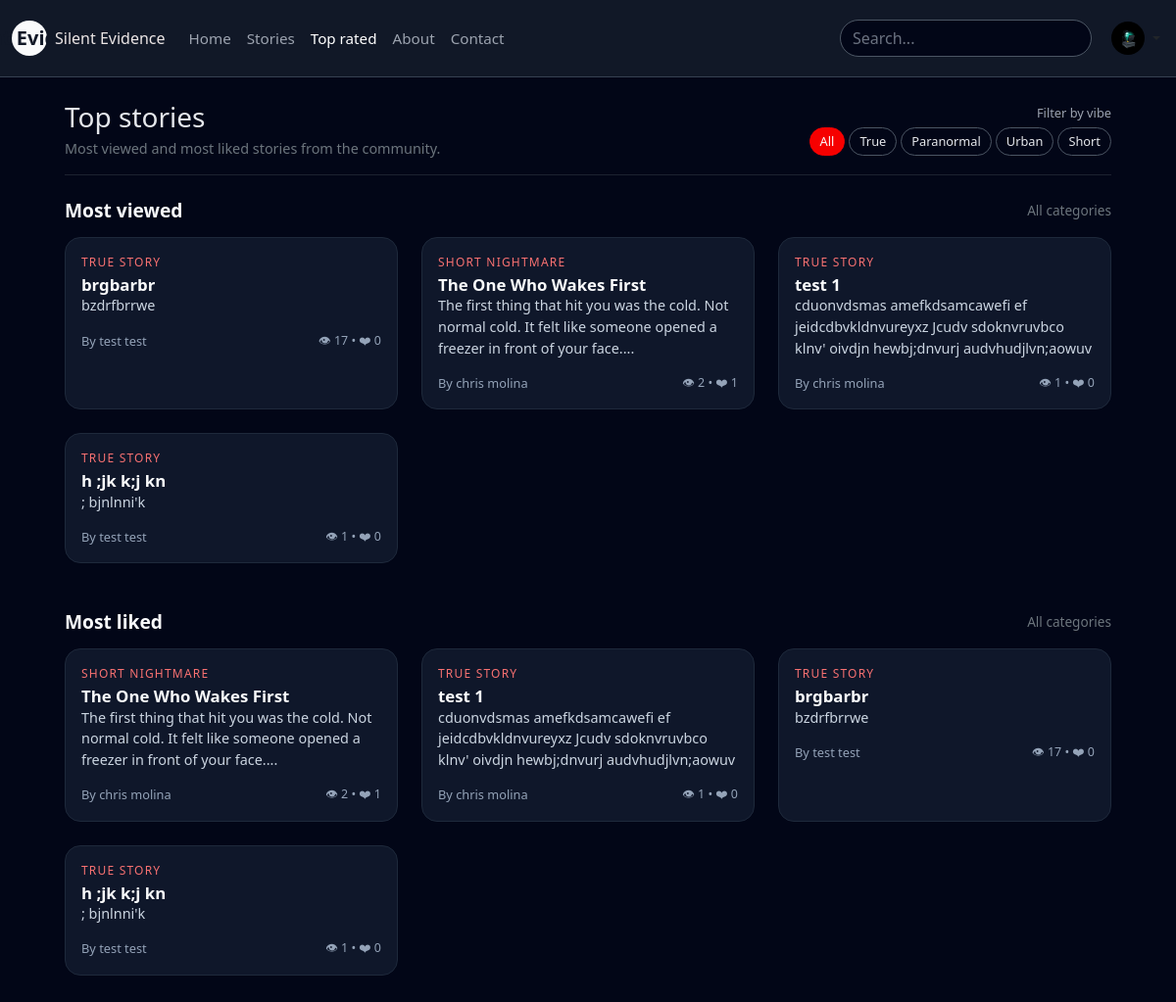
Before: /top.php (signed in) with the older database file.
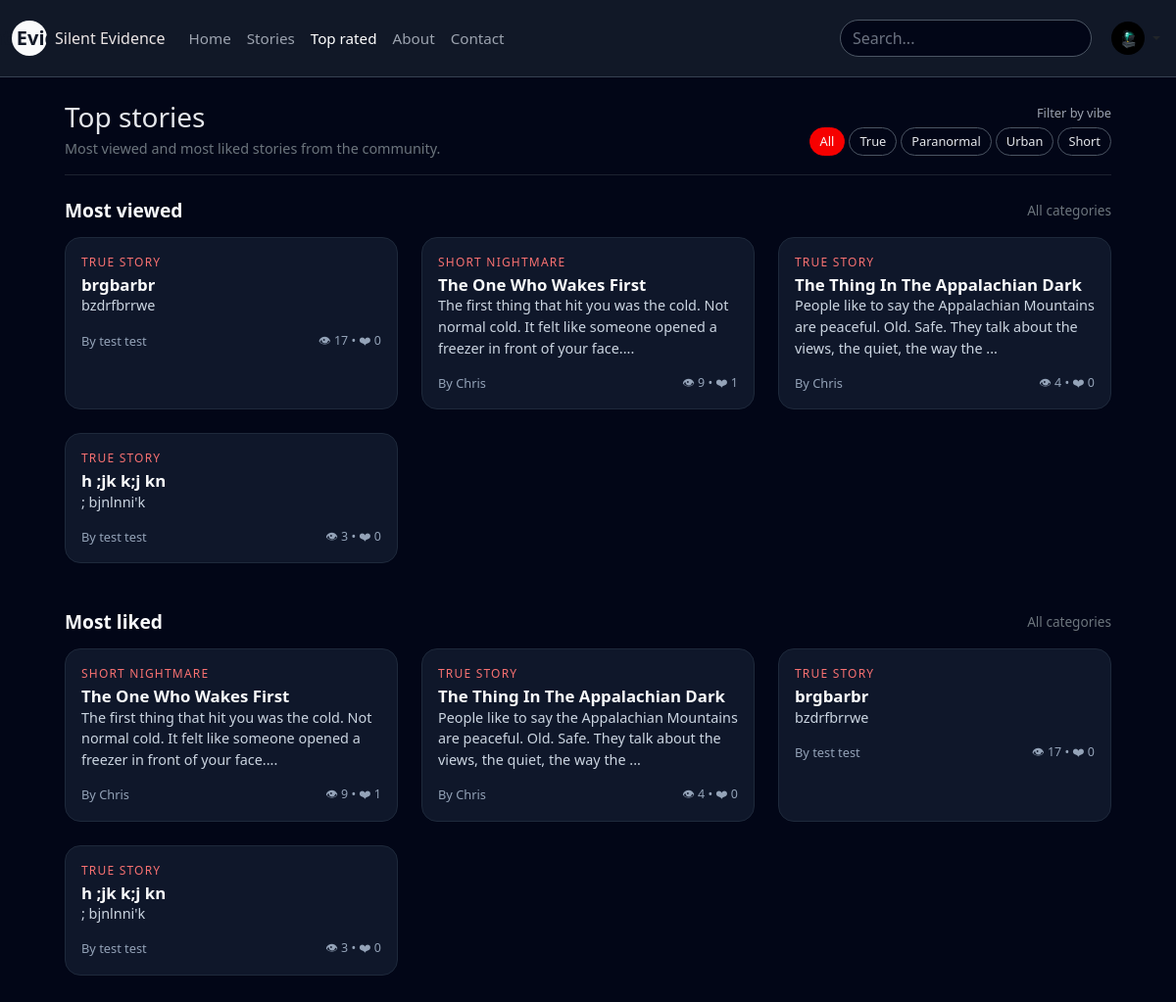
After: the same page with the newer database file.
### tables this page shows
CREATE TABLE `stories` (
  `id` int(10) UNSIGNED NOT NULL,
  `user_id` int(10) UNSIGNED NOT NULL,
  `title` varchar(200) NOT NULL,
  `slug` varchar(220) NOT NULL,
  `category` enum('true','paranormal','urban','short','haunted','ghosts','missing','crime','sleep','forest','night','calls','creatures','abandoned','psychological') NOT NULL DEFAULT 'true',
  `content` longtext NOT NULL,
  `image_path` varchar(255) DEFAULT NULL,
  `is_published` tinyint(1) NOT NULL DEFAULT 1,
  `is_featured` tinyint(1) NOT NULL DEFAULT 0,
  `views` int(10) UNSIGNED NOT NULL DEFAULT 0,
  `likes` int(10) UNSIGNED NOT NULL DEFAULT 0,
  `image` varchar(255) DEFAULT NULL,
  `created_at` datetime NOT NULL DEFAULT current_timestamp(),
  `updated_at` datetime NOT NULL DEFAULT current_timestamp() ON UPDATE current_timestamp()
);

CREATE TABLE `users` (
  `id` int(10) UNSIGNED NOT NULL,
  `username` varchar(50) NOT NULL,
  `email` varchar(190) NOT NULL,
  `password_hash` varchar(255) NOT NULL,
  `display_name` varchar(100) NOT NULL,
  `avatar` varchar(255) DEFAULT NULL,
  `bio` text DEFAULT NULL,
  `role` enum('user','admin') NOT NULL DEFAULT 'user',
  `created_at` datetime NOT NULL DEFAULT current_timestamp(),
  `last_login` datetime DEFAULT NULL
);

### top.php (the view, shortened to what the changed rows need)
<?php
require 'include/db.php';
$where  = "s.is_published = 1";
$params = [];
$sqlViews = "
    SELECT s.id, s.title, s.category, s.content, s.created_at, s.views, s.likes,
           u.display_name, u.username
      FROM stories s
      JOIN users u ON u.id = s.user_id
     WHERE $where
  ORDER BY s.views DESC, s.created_at DESC
     LIMIT 9
";
$stmt = $pdo->prepare($sqlViews);
$stmt->execute($params);
$topByViews = $stmt->fetchAll(PDO::FETCH_ASSOC);
$sqlLikes = "
    SELECT s.id, s.title, s.category, s.content, s.created_at, s.views, s.likes,
           u.display_name, u.username
      FROM stories s
      JOIN users u ON u.id = s.user_id
     WHERE $where
  ORDER BY s.likes DESC, s.created_at DESC
     LIMIT 9
";
$stmt = $pdo->prepare($sqlLikes);
$stmt->execute($params);
$topByLikes = $stmt->fetchAll(PDO::FETCH_ASSOC);
?>
<!doctype html>
<html lang="en">
<head>
    <link
        href="https://cdn.jsdelivr.net/npm/bootstrap@5.3.3/dist/css/bootstrap.min.css"
        rel="stylesheet"
    >
</head>
<body>
<div class="page-wrapper">
    <div class="d-flex justify-content-between align-items-center mb-3">
        <div>
            <h1 class="h3 mb-1">Top stories</h1>
        </div>
    </div>
    <section class="mb-5">
        <div class="d-flex justify-content-between align-items-center mb-3">
            <h2 class="section-title mb-0">Most viewed</h2>
        </div>
        <?php if (!$topByViews): ?>
            <p class="text-secondary">No stories yet.</p>
        <?php else: ?>
            <div class="row row-cols-1 row-cols-md-3 g-4">
                <?php foreach ($topByViews as $story): ?>
                    <div class="col">
                        <a href="story.php?id=<?php echo (int)$story['id']; ?>" style="text-decoration:none;">
                            <div class="story-card h-100">
                                <div class="card-body">
                                    <div class="category-tag mb-1">
                                        <?php
                                        $cat = $story['category'];
                                        if ($cat === 'true') {
                                            echo 'TRUE STORY';
                                        } elseif ($cat === 'paranormal') {
                                            echo 'PARANORMAL';
                                        } elseif ($cat === 'urban') {
                                            echo 'URBAN LEGEND';
                                        } elseif ($cat === 'short') {
                                            echo 'SHORT NIGHTMARE';
                                        } else {
                                            echo htmlspecialchars($cat);
                                        }
                                        ?>
                                    </div>
                                    <h5 class="card-title">
                                        <?php echo htmlspecialchars($story['title']); ?>
                                    </h5>
                                    <p class="card-text mb-0">
                                        <?php
                                        $preview = strip_tags($story['content']);
                                        if (strlen($preview) > 120) {
                                            $preview = substr($preview, 0, 120) . '...';
                                        }
                                        echo htmlspecialchars($preview);
                                        ?>
                                    </p>
                                </div>
                                <div class="card-footer bg-transparent border-0 d-flex justify-content-between px-3 pb-3">
                                    <small class="author">
                                        By <?php echo htmlspecialchars($story['display_name'] ?: $story['username']); ?>
                                    </small>
                                    <small class="stat-chip">
                                        👁 <?php echo (int)$story['views']; ?> • ❤ <?php echo (int)$story['likes']; ?>
                                    </small>
                                </div>
                            </div>
                        </a>
                    </div>
                <?php endforeach; ?>
            </div>
        <?php endif; ?>
    </section>
    <section>
        <div class="d-flex justify-content-between align-items-center mb-3">
            <h2 class="section-title mb-0">Most liked</h2>
        </div>
        <?php if (!$topByLikes): ?>
            <p class="text-secondary">No stories yet.</p>
        <?php else: ?>
            <div class="row row-cols-1 row-cols-md-3 g-4">
                <?php foreach ($topByLikes as $story): ?>
                    <div class="col">
                        <a href="story.php?id=<?php echo (int)$story['id']; ?>" style="text-decoration:none;">
                            <div class="story-card h-100">
                                <div class="card-body">
                                    <div class="category-tag mb-1">
                                        <?php
                                        $cat = $story['category'];
                                        if ($cat === 'true') {
                                            echo 'TRUE STORY';
                                        } elseif ($cat === 'paranormal') {
                                            echo 'PARANORMAL';
                                        } elseif ($cat === 'urban') {
                                            echo 'URBAN LEGEND';
                                        } elseif ($cat === 'short') {
                                            echo 'SHORT NIGHTMARE';
                                        } else {
                                            echo htmlspecialchars($cat);
                                        }
                                        ?>
                                    </div>
                                    <h5 class="card-title">
                                        <?php echo htmlspecialchars($story['title']); ?>
                                    </h5>
                                    <p class="card-text mb-0">
                                        <?php
                                        $preview = strip_tags($story['content']);
                                        if (strlen($preview) > 120) {
                                            $preview = substr($preview, 0, 120) . '...';
                                        }
                                        echo htmlspecialchars($preview);
                                        ?>
                                    </p>
                                </div>
                                <div class="card-footer bg-transparent border-0 d-flex justify-content-between px-3 pb-3">
                                    <small class="author">
                                        By <?php echo htmlspecialchars($story['display_name'] ?: $story['username']); ?>
                                    </small>
                                    <small class="stat-chip">
                                        👁 <?php echo (int)$story['views']; ?> • ❤ <?php echo (int)$story['likes']; ?>
                                    </small>
                                </div>
                            </div>
                        </a>
                    </div>
                <?php endforeach; ?>
            </div>
        <?php endif; ?>
    </section>
</div>
</body>
</html>

Changed rows visible on the page:
changed stories "The One Who Wakes First": user.display_name "chris molina" → "Chris"; views "2" → "9"
changed stories: title "test 1" → "The Thing In The Appalachian Dark"; content "cduonvdsmas amefkdsamcawefi ef jeidcdbvkldnvureyxz Jcudv sdoknvruvbco klnv' oivdjn hewbj;dnvurj audvhudjlvn;aowuv" → "People like to say the Appalachian Mountains are peaceful. Old. Safe. They talk about the views, the quiet, the way the ..."; user.display_name "chris molina" → "Chris"; views "1" → "4"
changed stories "h ;jk k;j kn": views "1" → "3"
